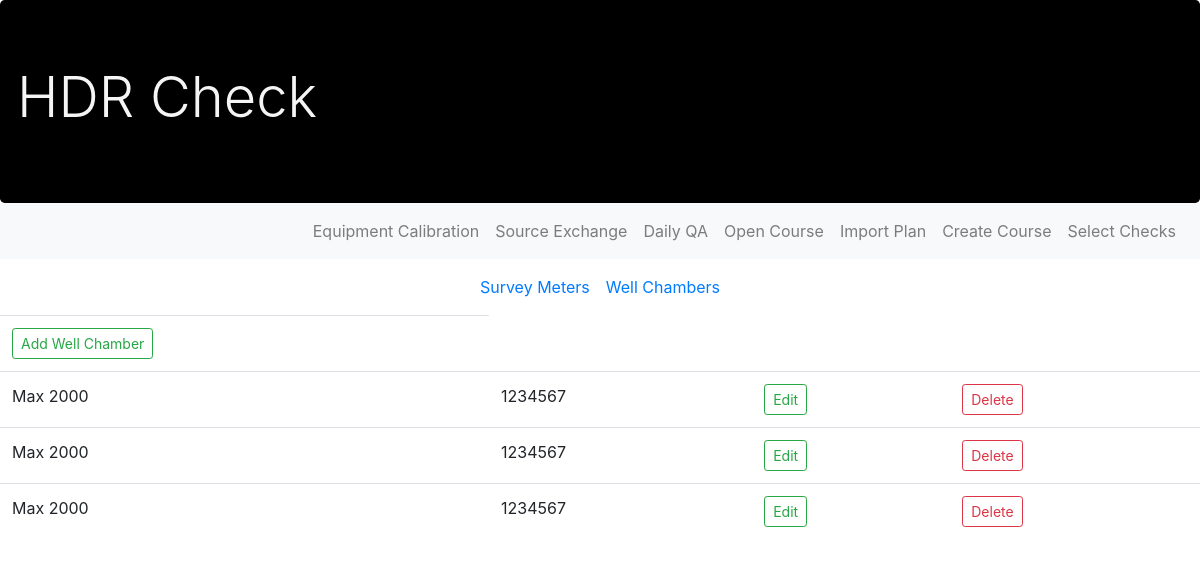
/saveWellChamber/, run on the app's committed database.
### EquipmentCalibrations/models.py (models this page shows, shortened)
class WellChamber(models.Model):
    Name = models.CharField(max_length = 30, null = True)
    SN = models.CharField(max_length = 30, null = True)
    CalibrationLab = models.CharField(max_length = 30, null = True)
    CalibrationFactor =  models.DecimalField(max_digits = 10, decimal_places = 2, null=True)
    CalibrationDate =  models.DateTimeField(null=True)
    CalibrationDue =  models.DateTimeField(null=True)
    CalCerfiticate =  models.FileField(null=True)

### EquipmentCalibrations/views.py (the view)
# urls.py: path('saveWellChamber/', views.saveWellChamber, name = 'saveWellChamber'),
def saveWellChamber(request):
    if request.method == "POST":
        WellChamberForm = wellChamberForm(request.POST or None)
        if WellChamberForm.is_valid():
             WellChamberForm.save()
        else:
            print("this is invalid")
    chambers = WellChamber.objects.all()
    return render(request, 'ShowWellChambers.html', {'WellChambers': chambers })

### EquipmentCalibrations/templates/ShowWellChambers.html
{% extends 'base.html'%}
{% block content%}
   {% include "EquipmentBase.html" %}
    <table class = "table">
        <tr><td><a class="btn btn-outline-success btn-sm my-2 my-sm-0" href = "{% url 'addWellChamber' %}">Add Well Chamber</a></td></tr>
        {% for chamber in WellChambers %}
        <div>
            <tr><td>{{chamber.Name}}</td><td>{{chamber.SN}}</td>
            <td><a class="btn btn-outline-success btn-sm my-2 my-sm-0" href = "{% url 'editWellChamber' chamber.pk %}">Edit</a></td>
            <td><a class="btn btn-outline-danger btn-sm my-2 my-sm-0" href = "{% url 'deleteWellChamber' chamber.pk %}">Delete</a></td></tr>
        </div>
    {% endfor %}
    </table>
{% endblock %}

### HDRPlanCheck/templates/base.html (style rules this page uses)
body { margin-bottom: 100px; }

### data on the page
WellChamber: Name "Max 2000", SN "1234567"
WellChamber: Name "Max 2000", SN "1234567"
WellChamber: Name "Max 2000", SN "1234567"
